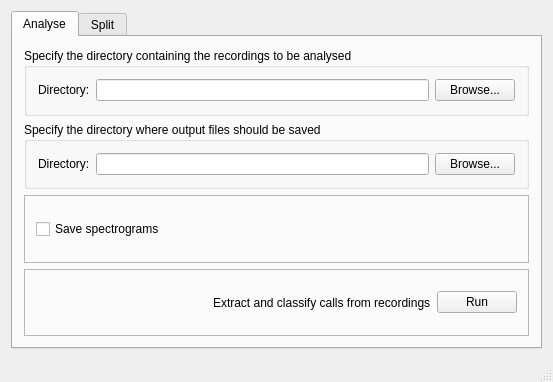
<?xml version="1.0" encoding="UTF-8"?>
<ui version="4.0">
 <class>MainWindow</class>
 <widget class="QMainWindow" name="MainWindow">
  <property name="geometry">
   <rect>
    <x>0</x>
    <y>0</y>
    <width>553</width>
    <height>382</height>
   </rect>
  </property>
  <property name="contextMenuPolicy">
   <enum>Qt::NoContextMenu</enum>
  </property>
  <property name="windowTitle">
   <string>MainWindow</string>
  </property>
  <widget class="QWidget" name="centralWidget">
   <layout class="QGridLayout" name="gridLayout">
    <item row="1" column="0">
     <widget class="QTabWidget" name="tabWidget">
      <property name="toolTip">
       <string/>
      </property>
      <property name="toolTipDuration">
       <number>-1</number>
      </property>
      <property name="currentIndex">
       <number>0</number>
      </property>
      <widget class="QWidget" name="tab">
       <attribute name="title">
        <string>Analyse</string>
       </attribute>
       <layout class="QGridLayout" name="gridLayout_2">
        <item row="2" column="0">
         <widget class="QFrame" name="frame_2">
          <property name="frameShape">
           <enum>QFrame::StyledPanel</enum>
          </property>
          <property name="frameShadow">
           <enum>QFrame::Raised</enum>
          </property>
          <layout class="QVBoxLayout" name="verticalLayout_3">
           <item>
            <widget class="QCheckBox" name="save_spectrograms">
             <property name="layoutDirection">
              <enum>Qt::LeftToRight</enum>
             </property>
             <property name="text">
              <string>Save spectrograms</string>
             </property>
            </widget>
           </item>
          </layout>
         </widget>
        </item>
        <item row="0" column="0">
         <widget class="QGroupBox" name="groupBox">
          <property name="title">
           <string>Specify the directory containing the recordings to be analysed</string>
          </property>
          <layout class="QVBoxLayout" name="verticalLayout">
           <item>
            <layout class="QHBoxLayout" name="horizontalLayout">
             <item>
              <widget class="QLabel" name="label">
               <property name="text">
                <string>Directory:</string>
               </property>
              </widget>
             </item>
             <item>
              <widget class="QLineEdit" name="source_edit"/>
             </item>
             <item>
              <widget class="QPushButton" name="source_button">
               <property name="text">
                <string>Browse...</string>
               </property>
              </widget>
             </item>
            </layout>
           </item>
          </layout>
         </widget>
        </item>
        <item row="1" column="0">
         <widget class="QGroupBox" name="groupBox_2">
          <property name="title">
           <string>Specify the directory where output files should be saved</string>
          </property>
          <layout class="QVBoxLayout" name="verticalLayout_2">
           <item>
            <layout class="QHBoxLayout" name="horizontalLayout_2">
             <item>
              <widget class="QLabel" name="label_2">
               <property name="text">
                <string>Directory:</string>
               </property>
              </widget>
             </item>
             <item>
              <widget class="QLineEdit" name="destination_edit"/>
             </item>
             <item>
              <widget class="QPushButton" name="destination_button">
               <property name="text">
                <string>Browse...</string>
               </property>
              </widget>
             </item>
            </layout>
           </item>
          </layout>
         </widget>
        </item>
        <item row="3" column="0">
         <widget class="QFrame" name="frame">
          <property name="frameShape">
           <enum>QFrame::StyledPanel</enum>
          </property>
          <property name="frameShadow">
           <enum>QFrame::Raised</enum>
          </property>
          <layout class="QHBoxLayout" name="horizontalLayout_3">
           <item>
            <spacer name="horizontalSpacer">
             <property name="orientation">
              <enum>Qt::Horizontal</enum>
             </property>
             <property name="sizeHint" stdset="0">
              <size>
               <width>40</width>
               <height>20</height>
              </size>
             </property>
            </spacer>
           </item>
           <item>
            <widget class="QLabel" name="label_5">
             <property name="text">
              <string>Extract and classify calls from recordings</string>
             </property>
            </widget>
           </item>
           <item>
            <widget class="QPushButton" name="run_button">
             <property name="text">
              <string>Run</string>
             </property>
            </widget>
           </item>
          </layout>
         </widget>
        </item>
       </layout>
      </widget>
      <widget class="QWidget" name="tab_2">
       <attribute name="title">
        <string>Split</string>
       </attribute>
       <layout class="QGridLayout" name="gridLayout_3">
        <item row="1" column="0">
         <widget class="QGroupBox" name="groupBox_3">
          <property name="title">
           <string>Specify the directory where split recordings should be saved</string>
          </property>
          <layout class="QVBoxLayout" name="verticalLayout_4">
           <item>
            <layout class="QHBoxLayout" name="horizontalLayout_5">
             <item>
              <widget class="QLabel" name="label_3">
               <property name="text">
                <string>Directory:</string>
               </property>
              </widget>
             </item>
             <item>
              <widget class="QLineEdit" name="destination_edit_2"/>
             </item>
             <item>
              <widget class="QPushButton" name="destination_button_2">
               <property name="text">
                <string>Browse...</string>
               </property>
              </widget>
             </item>
            </layout>
           </item>
          </layout>
         </widget>
        </item>
        <item row="0" column="0">
         <widget class="QGroupBox" name="groupBox_4">
          <property name="title">
           <string>Specify the directory containing the recordings to be split</string>
          </property>
          <layout class="QVBoxLayout" name="verticalLayout_6">
           <item>
            <layout class="QHBoxLayout" name="horizontalLayout_6">
             <item>
              <widget class="QLabel" name="label_4">
               <property name="text">
                <string>Directory:</string>
               </property>
              </widget>
             </item>
             <item>
              <widget class="QLineEdit" name="source_edit_2"/>
             </item>
             <item>
              <widget class="QPushButton" name="source_button_2">
               <property name="text">
                <string>Browse...</string>
               </property>
              </widget>
             </item>
            </layout>
           </item>
          </layout>
         </widget>
        </item>
        <item row="3" column="0">
         <widget class="QFrame" name="frame_3">
          <property name="frameShape">
           <enum>QFrame::StyledPanel</enum>
          </property>
          <property name="frameShadow">
           <enum>QFrame::Raised</enum>
          </property>
          <layout class="QHBoxLayout" name="horizontalLayout_4">
           <item>
            <spacer name="horizontalSpacer_2">
             <property name="orientation">
              <enum>Qt::Horizontal</enum>
             </property>
             <property name="sizeHint" stdset="0">
              <size>
               <width>40</width>
               <height>20</height>
              </size>
             </property>
            </spacer>
           </item>
           <item>
            <widget class="QLabel" name="label_6">
             <property name="text">
              <string>Split long recordings into smaller files suitable for analysis</string>
             </property>
            </widget>
           </item>
           <item>
            <widget class="QPushButton" name="run_button_2">
             <property name="text">
              <string>Run</string>
             </property>
            </widget>
           </item>
          </layout>
         </widget>
        </item>
        <item row="2" column="0">
         <widget class="QFrame" name="frame_4">
          <property name="frameShape">
           <enum>QFrame::StyledPanel</enum>
          </property>
          <property name="frameShadow">
           <enum>QFrame::Raised</enum>
          </property>
          <layout class="QVBoxLayout" name="verticalLayout_5"/>
         </widget>
        </item>
       </layout>
      </widget>
     </widget>
    </item>
   </layout>
  </widget>
  <widget class="QMenuBar" name="menuBar">
   <property name="geometry">
    <rect>
     <x>0</x>
     <y>0</y>
     <width>553</width>
     <height>26</height>
    </rect>
   </property>
  </widget>
  <widget class="QStatusBar" name="statusBar"/>
 </widget>
 <layoutdefault spacing="6" margin="11"/>
 <resources/>
 <connections/>
</ui>
